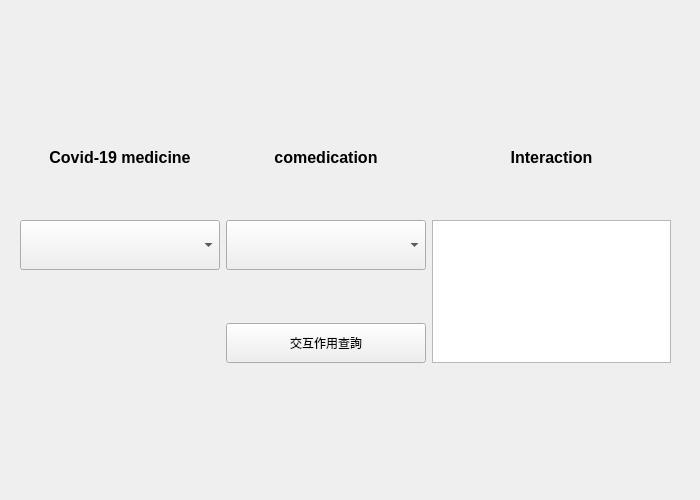
<?xml version="1.0" encoding="UTF-8"?>
<ui version="4.0">
 <class>Form</class>
 <widget class="QWidget" name="Form">
  <property name="geometry">
   <rect>
    <x>0</x>
    <y>0</y>
    <width>700</width>
    <height>500</height>
   </rect>
  </property>
  <property name="windowTitle">
   <string>Form</string>
  </property>
  <widget class="QWidget" name="">
   <property name="geometry">
    <rect>
     <x>20</x>
     <y>100</y>
     <width>651</width>
     <height>311</height>
    </rect>
   </property>
   <layout class="QGridLayout" name="gridLayout" columnstretch="1,1,1">
    <item row="0" column="1">
     <widget class="QLabel" name="label_2">
      <property name="maximumSize">
       <size>
        <width>16777215</width>
        <height>20</height>
       </size>
      </property>
      <property name="font">
       <font>
        <pointsize>12</pointsize>
        <bold>true</bold>
       </font>
      </property>
      <property name="text">
       <string>comedication</string>
      </property>
      <property name="alignment">
       <set>Qt::AlignCenter</set>
      </property>
     </widget>
    </item>
    <item row="0" column="0">
     <widget class="QLabel" name="label">
      <property name="maximumSize">
       <size>
        <width>16777215</width>
        <height>20</height>
       </size>
      </property>
      <property name="font">
       <font>
        <pointsize>12</pointsize>
        <bold>true</bold>
       </font>
      </property>
      <property name="text">
       <string>Covid-19 medicine</string>
      </property>
      <property name="alignment">
       <set>Qt::AlignCenter</set>
      </property>
     </widget>
    </item>
    <item row="1" column="1">
     <widget class="QComboBox" name="comedication">
      <property name="maximumSize">
       <size>
        <width>200</width>
        <height>50</height>
       </size>
      </property>
      <property name="font">
       <font>
        <pointsize>12</pointsize>
       </font>
      </property>
     </widget>
    </item>
    <item row="1" column="2" rowspan="2">
     <widget class="QPlainTextEdit" name="plainTextEdit">
      <property name="maximumSize">
       <size>
        <width>240</width>
        <height>160</height>
       </size>
      </property>
      <property name="font">
       <font>
        <pointsize>12</pointsize>
       </font>
      </property>
     </widget>
    </item>
    <item row="1" column="0">
     <widget class="QComboBox" name="covid_med">
      <property name="maximumSize">
       <size>
        <width>200</width>
        <height>50</height>
       </size>
      </property>
      <property name="font">
       <font>
        <pointsize>12</pointsize>
        <bold>true</bold>
       </font>
      </property>
     </widget>
    </item>
    <item row="0" column="2">
     <widget class="QLabel" name="label_3">
      <property name="maximumSize">
       <size>
        <width>16777215</width>
        <height>20</height>
       </size>
      </property>
      <property name="font">
       <font>
        <pointsize>12</pointsize>
        <bold>true</bold>
       </font>
      </property>
      <property name="text">
       <string>Interaction</string>
      </property>
      <property name="alignment">
       <set>Qt::AlignCenter</set>
      </property>
     </widget>
    </item>
    <item row="2" column="1">
     <widget class="QPushButton" name="pushButton">
      <property name="maximumSize">
       <size>
        <width>200</width>
        <height>40</height>
       </size>
      </property>
      <property name="text">
       <string>交互作用查詢</string>
      </property>
     </widget>
    </item>
   </layout>
  </widget>
 </widget>
 <resources/>
 <connections/>
</ui>
